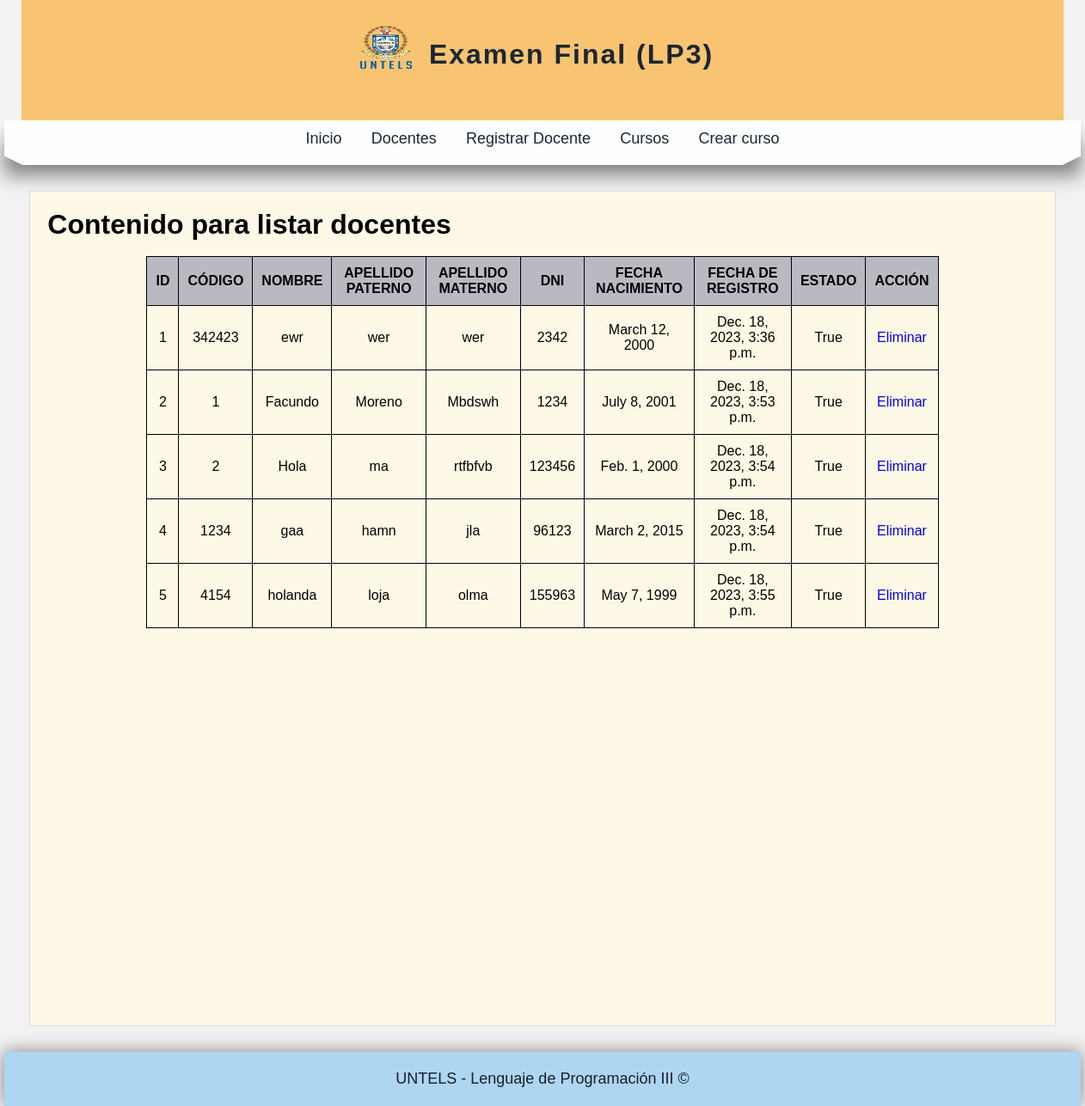
The app's page /listar_docentes/ with its own data.
### miapp/models.py (models this page shows, shortened)
class Docente(models.Model):
    codigo = models.CharField(max_length=10)
    nombre = models.CharField(max_length=100)
    apellido_paterno = models.CharField(max_length=100)
    apellido_materno = models.CharField(max_length=100)
    dni = models.CharField(max_length=8, unique=True)
    fecha_nacimiento = models.DateField()
    fecha_registro = models.DateTimeField(auto_now_add=True)
    estado = models.BooleanField(default=True)

### miapp/views.py (the view)
# urls.py: path('listar_docentes/', views.listar_docentes, name='listar_docentes'),
def listar_docentes(request):
    docentes = Docente.objects.all()  # Obtener todos los docentes desde la base de datos
    return render(request, 'listar_docentes.html', {'docentes': docentes})

### miapp/templates/listar_docentes.html (shortened to what this page needs)
{% extends 'layout.html' %}
{% block content %}
<h1>Contenido para listar docentes</h1><br>
{% load static %}
<table border="1">
    <thead>
        <tr>
            <th>ID</th>
            <th>CÓDIGO</th>
            <th>NOMBRE</th>
            <th>APELLIDO PATERNO</th>
            <th>APELLIDO MATERNO</th>
            <th>DNI</th>
            <th>FECHA NACIMIENTO</th>
            <th>FECHA DE REGISTRO</th>
            <th>ESTADO</th>
            <th>ACCIÓN</th>
        </tr>
    </thead>
    <tbody>
        {% for docente in docentes %}
            <tr>
                <td>{{ docente.id }}</td>
                <td>{{ docente.codigo }}</td>
                <td>{{ docente.nombre }}</td>
                <td>{{ docente.apellido_paterno }}</td>
                <td>{{ docente.apellido_materno }}</td>
                <td>{{ docente.dni }}</td>
                <td>{{ docente.fecha_nacimiento }}</td>
                <td>{{ docente.fecha_registro }}</td>
                <td>{{ docente.estado }}</td>
                <td>
                    <a href="{% url 'eliminar_docente' id_docente=docente.id %}">Eliminar</a>
                </td>
            </tr>
        {% endfor %}
    </tbody>
</table>
{% endblock %}

### miapp/templates/layout.html (shortened to what this page needs)
<!DOCTYPE html>
<html lang= "es">
    <head>
        {% load static %}
        <link rel="stylesheet" type="text/css" href="{% static 'css/style.css' %}"/>
    </head>
    <body>
        <header>
            <div id="logotipo">
                <img src="{% static 'images/LogoUntels.png' %}" />
                <h1>Examen Final (LP3)</h1>
            </div>
        </header>
        <nav>
            <ul>
                <li>
                    <a href="{% url 'index' %}">Inicio</a>
                </li>
                <li>
                    <a href="{% url 'listar_docentes' %}">Docentes</a>
                </li>
                <li>
                    <a href="{% url 'agregar_docente' %}">Registrar Docente</a>
                </li>
                <li>
                    <a href="{% url 'listar_cursos' %}">Cursos</a>
                </li>
                <li>
                    <a href="{% url 'agregar_curso' %}">Crear curso</a>
            </ul>
        </nav>
        <div class="barra">
            <span class="esquina-izquierda"></span>
            <span class="relleno-barra"></span>
            <span class="esquina-derecha"></span>
        </div>
        <div id="content">
            <div class="box">
                {% block content %}
                {% endblock %}
            </div>
        </div>
        <footer>
            UNTELS - Lenguaje de Programación III &copy;
        </footer>
    </body>
</html>

### miapp/static/css/style.css (style rules this page uses)
* { margin: 0px; padding: 0px; font-family: 'Century Gothic', sans-serif; text-decoration: none; }
body { background-color: #f2f2f2; }
header { width: 1212px; height: 140px; background-color: #F8C471; margin: 0 auto; }
#logotipo { width: 35%; height: 130px; margin: 0 auto; padding-top: 10px; }
#logotipo img { display: block; width: 60px; float: left; margin-top: 20px; }
#logotipo h1 { display: block; float: left; margin-top: 35px; margin-left: 20px; letter-spacing: 2px; font-weight: bolder; color: #1B2631; }
nav { width: 1250px; height: 40px; margin: 0 auto; background-color: #FDFEFE; border: 1px solid #FDFEFE; box-shadow: 0px 22px 22px gray; font-size: 15px; text-align: center; }
nav ul { list-style: none; display: inline-block; }
nav ul li { line-height: 40px; display: inline-block; font-size: 18px; }
nav ul li a { display: block; padding-left: 15px; padding-right: 15px; color: #1B2631; }
.barra { width: 1250px; margin: 0 auto; }
.esquina-izquierda { display: block; border-left: 20px solid transparent; border-top: 10px solid #FDFEFE; float: left; }
.esquina-derecha { display: block; border-right: 20px solid transparent; border-top: 10px solid #FDFEFE; float: right; }
.relleno-barra { display: block; width: 1210px; height: 10px; background: #FDFEFE; float: left; }
#content { width: 1212px; min-height: 930px; margin: 0 auto; margin-bottom: 30px; margin-top: 40px; }
.box { background: #FEF9E7; width: 95%; min-height: 930px; padding: 20px; border: 1px solid #ddd; border-radius: 2px; margin: 0 auto; }
footer { width: 1250px; background-color: #AED6F1; border: 1px solid #AED6F1; color: #17202A; text-align: center; margin: 0 auto; padding-top: 20px; padding-bottom: 20px; box-shadow: 0px 0px 20px gray; font-size: 18px; }

### miapp/templates/listar_docentes.html (style rules this page uses)
table { width: 80%; margin: auto; border-collapse: collapse; text-align: center; }
th, td { border: 1px solid black; padding: 10px; }
th { background-color: #B9BAC1; }
img { max-height: 50px; }

### records on screen
Docente: id "1", codigo "342423", nombre "ewr", apellido_paterno "wer", apellido_materno "wer", dni "2342", fecha_nacimiento "March 12, 2000", fecha_registro "Dec. 18, 2023, 3:36 p.m.", estado "True"
Docente: id "2", codigo "1", nombre "Facundo", apellido_paterno "Moreno", apellido_materno "Mbdswh", dni "1234", fecha_nacimiento "July 8, 2001", fecha_registro "Dec. 18, 2023, 3:53 p.m.", estado "True"
Docente: id "3", codigo "2", nombre "Hola", apellido_paterno "ma", apellido_materno "rtfbfvb", dni "123456", fecha_nacimiento "Feb. 1, 2000", fecha_registro "Dec. 18, 2023, 3:54 p.m.", estado "True"
Docente: id "4", codigo "1234", nombre "gaa", apellido_paterno "hamn", apellido_materno "jla", dni "96123", fecha_nacimiento "March 2, 2015", fecha_registro "Dec. 18, 2023, 3:54 p.m.", estado "True"
Docente: id "5", codigo "4154", nombre "holanda", apellido_paterno "loja", apellido_materno "olma", dni "155963", fecha_nacimiento "May 7, 1999", fecha_registro "Dec. 18, 2023, 3:55 p.m.", estado "True"
